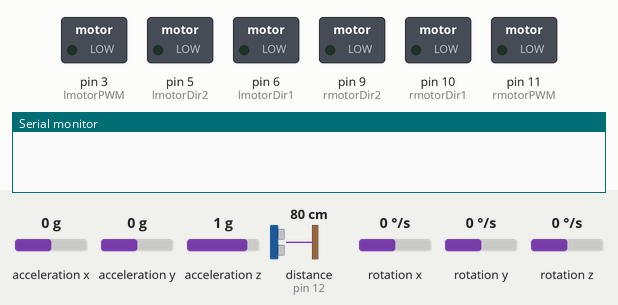
Recording of a sketch running on a simulated Arduino Uno, built with avr-gcc and run on an emulated ATmega328P. Parts: switched loads named in the sketch (green lamp = pin HIGH), the last lines printed to the serial monitor. Wiring (inferred from the names in the program): ultrasonic range finder: trigger pin 13; echo pin 12; MPU-6050 motion sensor at I2C address 0x68. Inputs (shaded band) come from the test bench; at power-on: distance to the obstacle (sensor on pin 12) 80 cm, acceleration x 0 g, acceleration y 0 g, acceleration z 1 g, rotation x 0 °/s, rotation y 0 °/s, rotation z 0 °/s. The echo pulse lasts 58.3 µs per cm; pins used as bus, display or sensor lines are not drawn.

Above: at 0.0 s.
At 1.7 s:
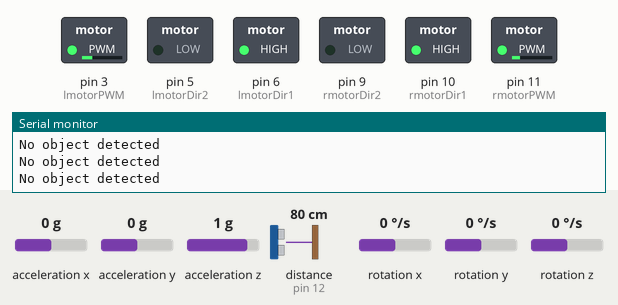
1.8 s: distance to the obstacle (sensor on pin 12) set to 12 cm
3.3 s: distance to the obstacle (sensor on pin 12) set to 9 cm
At 4.1 s:
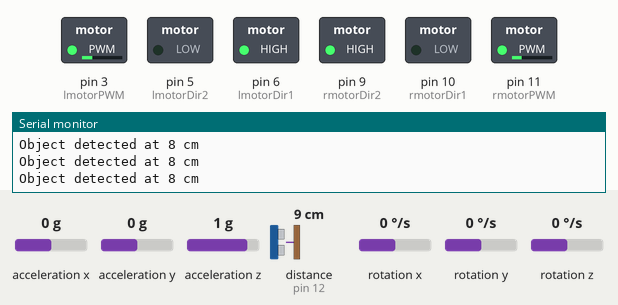
Timing chart, 0 to 6.3 s (numbered marks = the images above; inputs shaded):
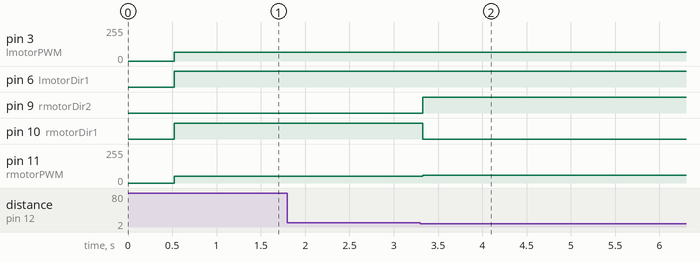

Measured:
- the behaviour switches between 11 and 10 cm on distance to the obstacle (sensor on pin 12) (found by bisection; images 1 and 2)
- after the input at 3.3 s, pin 9 (rmotorDir2): LOW → HIGH at once; pin 10 (rmotorDir1): HIGH → LOW at once; pin 11 (rmotorPWM): 50/255 → 60/255 at once

The sketch:

Project2Task1.ino
```cpp
#include <Wire.h>
#include <PID_v1.h>

#define trigPin 13
#define echoPin 12

// Define motor control pins
const int lmotorPWM = 3;   // PWM speed control for the right motor
const int lmotorDir1 = 6;  // Direction control 1 for the right motor
const int lmotorDir2 = 5; // Direction control 2 for right the motor
const int rmotorPWM = 11;   // Direction control 1 for left the motor
const int rmotorDir1 = 10;  // Direction control 2 for the left motor
const int rmotorDir2 = 9; // PWM speed control for the left motor


int counter = 0; //Counter to determine turns


const int MPU = 0x68; // MPU6050 I2C address
float AccX, AccY, AccZ; //linear acceleration
float GyroX, GyroY, GyroZ; //angular velocity
float accAngleX, accAngleY, gyroAngleX, gyroAngleY, gyroAngleZ; //used in void loop()
float roll, pitch, yaw;
float AccErrorX, AccErrorY, GyroErrorX, GyroErrorY, GyroErrorZ;
float elapsedTime, currentTime, previousTime;
int c = 0;
float angle;


void setup() {

    Serial.begin(9600);
  Wire.begin();                      // Initialize comunication
  Wire.beginTransmission(MPU);       // Start communication with MPU6050 // MPU=0x68
  Wire.write(0x6B);                  // Talk to the register 6B
  Wire.write(0x00);                  // Make reset - place a 0 into the 6B register
  Wire.endTransmission(true);        //end the transmission
  // Call this function if you need to get the IMU error values for your module
  calibrate();
  delay(20);

  // Set motor control pins as OUTPUT
  pinMode(rmotorPWM, OUTPUT);
  pinMode(rmotorDir1, OUTPUT);
  pinMode(rmotorDir2, OUTPUT);
  pinMode(lmotorPWM, OUTPUT);
  pinMode(lmotorDir1, OUTPUT);
  pinMode(lmotorDir2, OUTPUT);
  Serial.begin(9600); // Initialize serial communication
  pinMode(trigPin, OUTPUT);
  pinMode(echoPin, INPUT);
}

void loop() {

  readAcceleration();
  // Calculating Roll and Pitch from the accelerometer data
  accAngleX = (atan(AccY / sqrt(pow(AccX, 2) + pow(AccZ, 2))) * 180 / PI) - AccErrorX; //AccErrorX is calculated in the calculateError() function
  accAngleY = (atan(-1 * AccX / sqrt(pow(AccY, 2) + pow(AccZ, 2))) * 180 / PI) - AccErrorY;

  // === Read gyroscope (on the MPU6050) data === //
  previousTime = currentTime;
  currentTime = micros();
  elapsedTime = (currentTime - previousTime) / 1000000; // Divide by 1000 to get seconds
  readGyro();
  // Correct the outputs with the calculated error values
  GyroX -= GyroErrorX; //GyroErrorX is calculated in the calculateError() function
  GyroY -= GyroErrorY;
  GyroZ -= GyroErrorZ;
  // Currently the raw values are in degrees per seconds, deg/s, so we need to multiply by sendonds (s) to get the angle in degrees
  gyroAngleX += GyroX * elapsedTime; // deg/s * s = deg
  gyroAngleY += GyroY * elapsedTime;
  yaw += GyroZ * elapsedTime;
  //combine accelerometer- and gyro-estimated angle values. 0.96 and 0.04 values are determined through trial and error by other people
  roll = 0.96 * gyroAngleX + 0.04 * accAngleX;
  pitch = 0.96 * gyroAngleY + 0.04 * accAngleY;
  angle = -roll;


  digitalWrite(trigPin, LOW);
  delayMicroseconds(2);
  digitalWrite(trigPin, HIGH);
  delayMicroseconds(10);
  digitalWrite(trigPin, LOW);
  // Reading the echo pulse duration
  long duration = pulseIn(echoPin, HIGH);

  // Calculating distance in centimeters
  int distance = duration * 0.034 / 2;


    if (distance < 10) {
    Serial.print("Object detected at ");
    Serial.print(distance);
    Serial.println(" cm");


      turnRight();


    }
  else {
    Serial.println("No object detected");
     moveForward();
  }


}


void moveForward() {
  digitalWrite(rmotorDir1, HIGH);
  digitalWrite(rmotorDir2, LOW);
  analogWrite(rmotorPWM, 50); // Adjust PWM value for desired speed
 digitalWrite(lmotorDir1, HIGH);
 digitalWrite(lmotorDir2, LOW);
  analogWrite(lmotorPWM, 65); // Adjust PWM value for desired speed
}

void moveBackward() {
  digitalWrite(rmotorDir1, LOW);
  digitalWrite(rmotorDir2, HIGH);
  analogWrite(rmotorPWM, 60); // Adjust PWM value for desired speed
   digitalWrite(lmotorDir1, LOW);
  digitalWrite(lmotorDir2, HIGH);
  analogWrite(lmotorPWM, 60); // Adjust PWM value for desired speed
}

void stopMotor() {
  digitalWrite(rmotorDir1, LOW);
  digitalWrite(rmotorDir2, LOW);
  analogWrite(rmotorPWM, 0);
    digitalWrite(lmotorDir1, LOW);
  digitalWrite(lmotorDir2, LOW);
  analogWrite(lmotorPWM, 0);
}

void turnRight() {
  digitalWrite(rmotorDir1, LOW);
  digitalWrite(rmotorDir2, HIGH);
  analogWrite(rmotorPWM, 60); // Adjust PWM value for desired speed
}

void turnLeft() {
 digitalWrite(lmotorDir1, LOW);
  digitalWrite(lmotorDir2, HIGH);
  analogWrite(lmotorPWM, 60); // Adjust PWM value for desired speed
}


void calibrate() {
  // Read accelerometer values 200 times
  c = 0;
  while (c < 200) {
    readAcceleration();
    // Sum all readings
    AccErrorX += (atan((AccY) / sqrt(pow((AccX), 2) + pow((AccZ), 2))) * 180 / PI);
    AccErrorY += (atan(-1 * (AccX) / sqrt(pow((AccY), 2) + pow((AccZ), 2))) * 180 / PI);
    c++;
  }
  //Divide the sum by 200 to get the error value, since expected value of reading is zero
  AccErrorX = AccErrorX / 200;
  AccErrorY = AccErrorY / 200;
  c = 0;
  // Read gyro values 200 times
  while (c < 200) {
    readGyro();
    // Sum all readings
    GyroErrorX += GyroX;
    GyroErrorY += GyroY;
    GyroErrorZ += GyroZ;
    c++;
  }
  //Divide the sum by 200 to get the error value
  GyroErrorX = GyroErrorX / 200;
  GyroErrorY = GyroErrorY / 200;
  GyroErrorZ = GyroErrorZ / 200;
  Serial.println("The the gryoscope setting in MPU6050 has been calibrated");
}
void readAcceleration() {
  Wire.beginTransmission(MPU);
  Wire.write(0x3B); // Start with register 0x3B (ACCEL_XOUT_H)
  Wire.endTransmission(false);
  Wire.requestFrom(MPU, 6, true); // Read 6 registers total, each axis value is stored in 2 registers
  //For a range of +-2g, we need to divide the raw values by 16384, according to the MPU6050 datasheet
  AccX = (Wire.read() << 8 | Wire.read()) / 16384.0; // X-axis value
  AccY = (Wire.read() << 8 | Wire.read()) / 16384.0; // Y-axis value
  AccZ = (Wire.read() << 8 | Wire.read()) / 16384.0; // Z-axis value
}
void readGyro() {
  Wire.beginTransmission(MPU);
  Wire.write(0x43);
  Wire.endTransmission(false);
  Wire.requestFrom(MPU, 6, true);
  GyroX = (Wire.read() << 8 | Wire.read()) / 131.0;
  GyroY = (Wire.read() << 8 | Wire.read()) / 131.0;
  GyroZ = (Wire.read() << 8 | Wire.read()) / 131.0;
}
```
